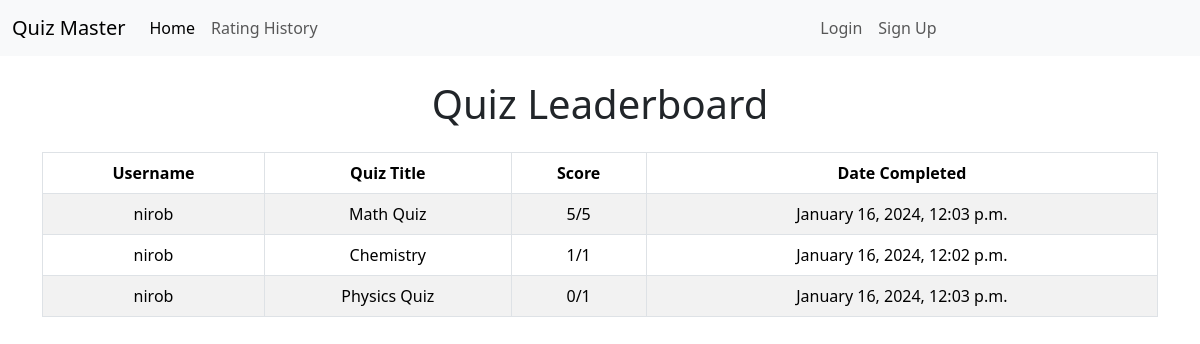
Page /leaderboard/ on the committed database.
### quizzes/models.py (models this page shows, shortened)
class UserQuizHistory(models.Model):
    user = models.ForeignKey(User, on_delete=models.CASCADE)
    quiz = models.ForeignKey(Quiz, on_delete=models.CASCADE)
    score = models.IntegerField()
    totalMarks = models.IntegerField(default=0)
    completed_at = models.DateTimeField(auto_now_add=True)

class Quiz(models.Model):
    title = models.CharField(max_length=255)
    description = models.TextField()
    category = models.ForeignKey(Category, on_delete=models.CASCADE)
    has_time_limit = models.BooleanField(default=False)

### core/views.py (the view)
# urls.py: path('leaderboard/', leaderboard, name='leaderboard'),
def leaderboard(request):
    top_scores = UserQuizHistory.objects.order_by('-score')[:10]
    context = {
        'top_scores': top_scores,
    }
    return render(request, 'leaderboard.html', context)

### core/templates/leaderboard.html
{% extends 'base.html' %}
{% block content %}
<div class="container mt-4">
    {% if top_scores %}
        <h1 class="text-center mb-4">Quiz Leaderboard</h1>
        <table class="table table-striped table-bordered text-center">
            <thead class="thead-dark">
                <tr>
                    <th scope="col">Username</th>
                    <th scope="col">Quiz Title</th>
                    <th scope="col">Score</th>
                    <th scope="col">Date Completed</th>
                </tr>
            </thead>
            <tbody>
                {% for score in top_scores %}
                <tr>
                    <td>{{ score.user.username }}</td>
                    <td>{{ score.quiz.title }}</td>
                    <td>{{ score.score }}/{{ score.totalMarks }}</td>
                    <td>{{ score.completed_at|date:"F j, Y, g:i a" }}</td>
                </tr>
                {% endfor %}
            </tbody>
        </table>
    {% else %}
        <div style="height: 500px;" class="d-flex justify-content-center align-items-center">
            <p>No scores available.</p>
        </div>
    {% endif %}
</div>
{% endblock %}

### rows in the picture
UserQuizHistory: user.username "nirob", quiz "Math Quiz", score "5", totalMarks "5", completed_at "January 16, 2024, 12:03 p.m."
UserQuizHistory: user.username "nirob", quiz "Chemistry", score "1", totalMarks "1", completed_at "January 16, 2024, 12:02 p.m."
UserQuizHistory: user.username "nirob", quiz "Physics Quiz", score "0", totalMarks "1", completed_at "January 16, 2024, 12:03 p.m."
